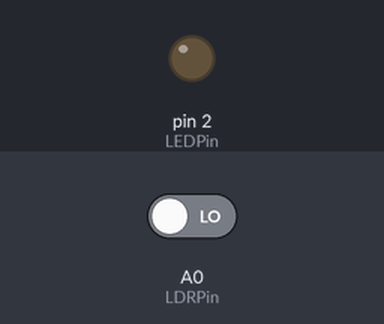
Recording of a sketch running on a simulated Arduino Uno, built with avr-gcc and run on an emulated ATmega328P. Shown: output pins drawn as LEDs (lit = HIGH). The inputs (shaded band) are chosen by the test bench; at power-on: A0 (LDRPin) LOW.

Above: at 1.8 s.
1.9 s: A0 (LDRPin) driven HIGH
At 2.3 s:
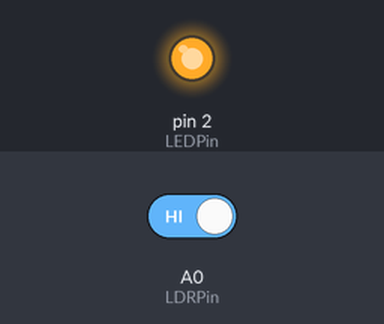
3.5 s: A0 (LDRPin) driven LOW
At 4.7 s:
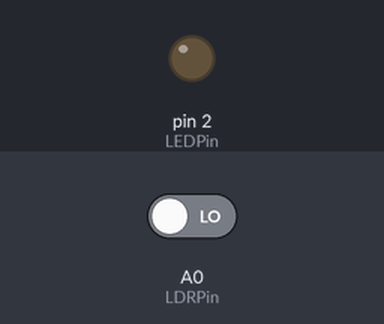
Timing chart, 0 to 6.5 s (numbered marks = the images above; inputs shaded):
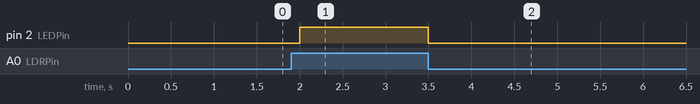

Measured:
- after the input at 1.9 s, pin 2 (LEDPin): LOW → HIGH after 0.10 s
- after the input at 3.5 s, pin 2 (LEDPin): HIGH → LOW at once

The sketch:

FotoResistencia.ino
```cpp
const int LEDPin = 2;
const int LDRPin = A0;

void setup()
{
pinMode(LEDPin, OUTPUT);
pinMode(LDRPin, INPUT);
}

void loop()
{
  int value = digitalRead(LDRPin);
  if (value == HIGH)
  {
    digitalWrite(LEDPin, HIGH);
  }else {
    digitalWrite(LEDPin, LOW);
    delay(500);
  }
}
```
